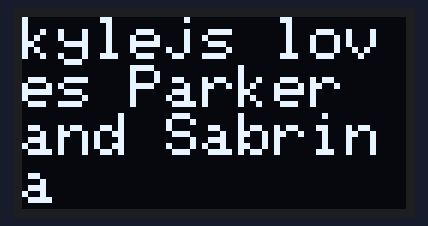
The program below on a simulated ESP32-C6. Shown: 128×64 one-colour display. The display library's start-up logo is not drawn; what the program prints to the serial monitor is not drawn.

Above: at 2.1 s.

The program:

main.cpp
```cpp
#include <Arduino.h>
#include <Adafruit_GFX.h>
#include <Adafruit_SH110X.h>
#include "i2cScanner.h"

Adafruit_SH1107 display = Adafruit_SH1107(64, 128, &Wire);

void setup()
{
  Serial.begin(115200);
  while (!Serial)
    delay(10);
  Serial.println("\nI2C Scanner");

  initI2C();

  // Initialize the display
  if (!display.begin(0x3C))
  {
    Serial.println("SH110X allocation failed - continuing without display");
  }
  else
  {
    Serial.println("Display initialized successfully");
    display.display();
    delay(2000);
    display.setRotation(1);
    display.clearDisplay();
    display.setTextSize(2);
    display.setTextColor(SH110X_WHITE);
    display.setCursor(0, 0);
    display.setTextWrap(true);
    display.println("kylejs loves Parker and Sabrina");
    display.display();
  }
}

void loop()
{
  scanI2CDevices();
  delay(5000); // wait 5 seconds for next scan
}
```

i2cScanner.cpp
```cpp
#include "i2cScanner.h"
#include <Wire.h>
#include <Arduino.h>

void initI2C() {
    WIRE.setPins(BOARD_SDA, BOARD_SCL);
    WIRE.begin();
}

int scanI2CDevices() {
    byte error, address;
    int nDevices = 0;

    Serial.println("Scanning...");

    for (address = 1; address < 127; address++) {
        WIRE.beginTransmission(address);
        error = WIRE.endTransmission();

        if (error == 0) {
            Serial.print("I2C device found at address 0x");
            if (address < 16)
                Serial.print("0");
            Serial.print(address, HEX);
            Serial.println("  !");
            nDevices++;
        }
        else if (error == 4) {
            Serial.print("Unknown error at address 0x");
            if (address < 16)
                Serial.print("0");
            Serial.println(address, HEX);
        }
    }

    if (nDevices == 0)
        Serial.println("No I2C devices found\n");
    else
        Serial.println("done\n");

    return nDevices;
}
```

i2cScanner.h
```cpp
#ifndef I2C_SCANNER_H
#define I2C_SCANNER_H

#include <Wire.h>

#define WIRE Wire

void initI2C();
int scanI2CDevices();

#endif
```
